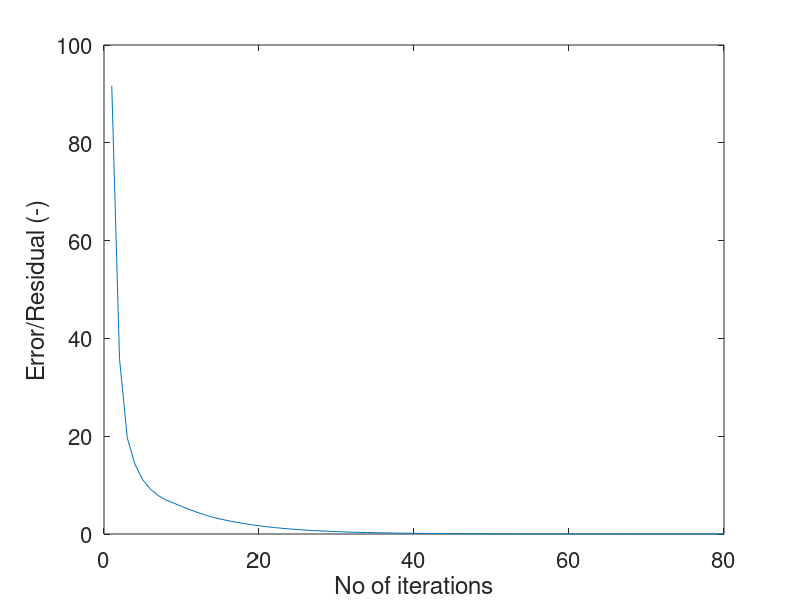
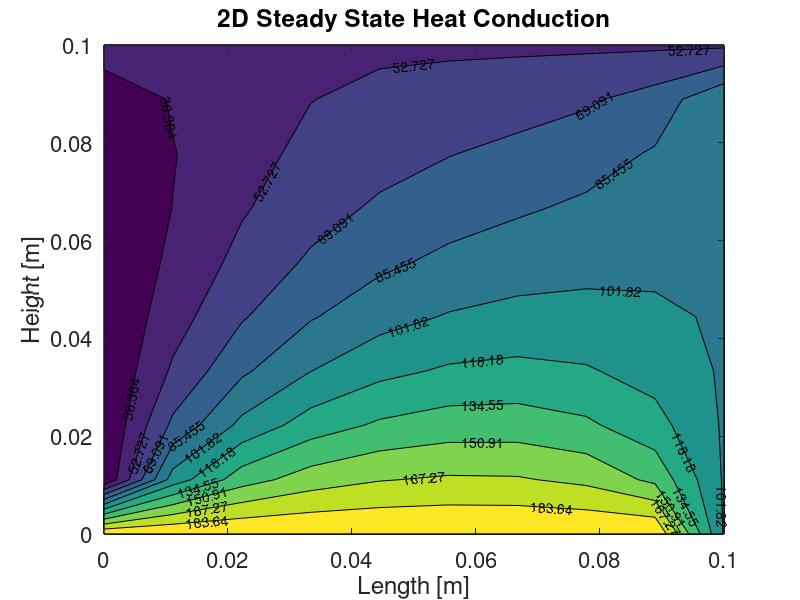

Recreate these plots in MATLAB, in order.
clear all;
close all;
clc;

%Geometry
L = 10e-2;
H = 10e-2;

%Mesh: Number of nodes
nx = 10;
ny = 10;

x=linspace(0,L,nx);
y=linspace(0,H,ny);
dx=L/(nx-1);
dy=H/(ny-1);

%Initialisation of Temperatures(intial guess values)
T=zeros(nx,ny);

%Boundary Conditions
T(:,1)=20;
T(1,:)=200;
T(:,end)=100;
T(end,:)= 50;
T_old = T;

beta=(dx/dy)^2;
err=200;
tol=1e-3;
k=0;
while err>tol
  k=k+1;
  for i=2:nx-1
    for j=2:ny-1
      T(i,j)=(1/(2+(1+beta)))*(T(i+1,j)+T(i-1,j)+(beta*(T(i,j+1)+T(i,j-1))));
    endfor
  endfor
err = abs(max(max(T-T_old)));
err_p(k)=err;
T_old=T;
end

figure(1)
plot(err_p);
xlabel('No of iterations','FontSize',14)
ylabel('Error/Residual (-)','FontSize',14)
set(gca,'FontSize',16)

figure(2)
contourf(x,y,T,'ShowText','on')
xlabel('Length [m]','FontSize',14)
ylabel('Height [m]','FontSize',14)
title('2D Steady State Heat Conduction','FontSize',16)
set(gca,'FontSize',16)